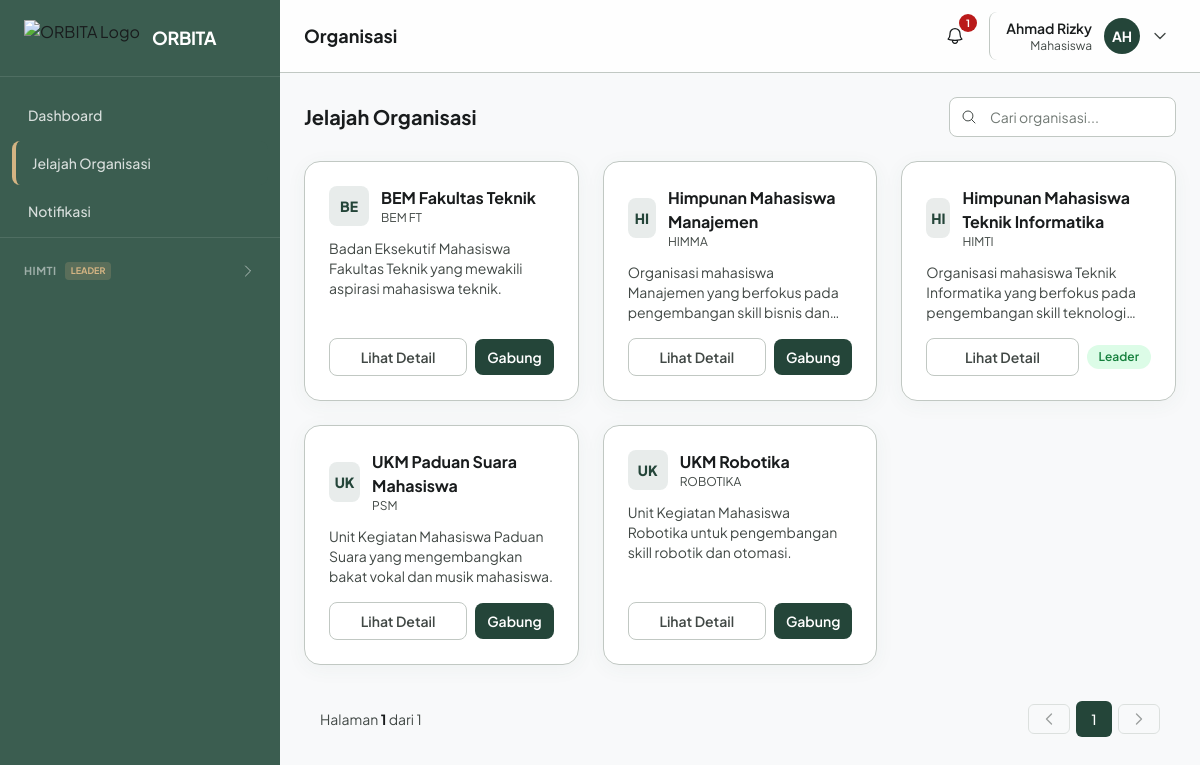
The page /pages/organisasi/index.php (signed in) on the database its author committed.
### tables this page shows
CREATE TABLE user_organisasi (
    id INT AUTO_INCREMENT PRIMARY KEY,
    user_id INT NOT NULL,
    organisasi_id INT NOT NULL,
    role ENUM('leader', 'staff', 'member') DEFAULT 'member',
    status ENUM('aktif', 'nonaktif', 'alumni') DEFAULT 'aktif',
    created_at DATETIME DEFAULT CURRENT_TIMESTAMP,
    FOREIGN KEY (user_id) REFERENCES users(id) ON DELETE CASCADE,
    FOREIGN KEY (organisasi_id) REFERENCES organisasi(id) ON DELETE CASCADE,
    UNIQUE KEY unique_user_org (user_id, organisasi_id)
);

CREATE TABLE organisasi (
    id INT AUTO_INCREMENT PRIMARY KEY,
    nama VARCHAR(150) NOT NULL,
    singkatan VARCHAR(20),
    deskripsi TEXT,
    visi TEXT,
    misi TEXT,
    logo VARCHAR(255),
    ketua_id INT DEFAULT NULL,
    status ENUM('aktif', 'nonaktif') DEFAULT 'aktif',
    deleted_at DATETIME DEFAULT NULL,
    created_at DATETIME DEFAULT CURRENT_TIMESTAMP,
    updated_at DATETIME DEFAULT CURRENT_TIMESTAMP ON UPDATE CURRENT_TIMESTAMP,
    FOREIGN KEY (ketua_id) REFERENCES users(id) ON DELETE SET NULL
);

### pages/organisasi/index.php (the view, shortened to what this page needs)
<?php
require_once __DIR__ . '/../../includes/functions.php';
$current_page = 'organisasi';
$pdo = db();
$user_id = (int) $_SESSION['user_id'];
$search = trim($_GET['search'] ?? '');
$show_arsip = is_super_admin() && isset($_GET['arsip']);
$pageNum = max(1, (int) ($_GET['page'] ?? 1));
$perPage = 10;
if (is_super_admin()) {
    $sql = "SELECT o.*, (SELECT u.id FROM user_organisasi uo JOIN users u ON uo.user_id=u.id WHERE uo.organisasi_id=o.id AND uo.role='leader' AND uo.status='aktif' LIMIT 1) AS leader_id, (SELECT u.nama FROM user_organisasi uo JOIN users u ON uo.user_id=u.id WHERE uo.organisasi_id=o.id AND uo.role='leader' AND uo.status='aktif' LIMIT 1) AS leader_nama
            FROM organisasi o WHERE o.deleted_at IS " . ($show_arsip ? 'NOT NULL' : 'NULL');
    $countSql = "SELECT COUNT(*) FROM organisasi o WHERE o.deleted_at IS " . ($show_arsip ? 'NOT NULL' : 'NULL');
    $params = [];
    if ($search !== '') { $sql .= " AND (o.nama LIKE ? OR o.singkatan LIKE ?)"; $countSql .= " AND (o.nama LIKE ? OR o.singkatan LIKE ?)"; $params[] = "%$search%"; $params[] = "%$search%"; }
    $sql .= " ORDER BY o.created_at DESC";
    $result = fetchPaginated($pdo, $sql, $params, $pageNum, $perPage, $countSql);
    $list = $result['list'];
    $p = $result['p'];
} else {
    $sql = "SELECT o.* FROM organisasi o WHERE o.status='aktif' AND o.deleted_at IS NULL";
    $params = [];
    $sql .= " ORDER BY o.nama";
    $result = fetchPaginated($pdo, $sql, $params, $pageNum, $perPage);
    $list = $result['list'];
    $p = $result['p'];
    $mine = $pdo->prepare("SELECT organisasi_id, role FROM user_organisasi WHERE user_id=? AND status='aktif'");
    $mine->execute([$user_id]);
    $my_roles = [];
    foreach ($mine->fetchAll() as $r) { $my_roles[(int)$r['organisasi_id']] = $r['role']; }
    $my_pending = [];
}
?>
<?php require __DIR__ . '/../../components/head.php'; ?>
<?php require __DIR__ . '/../../components/sidebar.php'; ?>
<?php require __DIR__ . '/../../components/navbar.php'; ?>
<main class="p-6 lg:ml-[280px]">
    <div class="max-w-6xl mx-auto space-y-6">
    <?php if (is_super_admin()): ?>
        <div class="flex items-center justify-between gap-4">
            <div class="relative flex-1 max-w-md">
                <div class="absolute inset-y-0 left-0 pl-3 flex items-center pointer-events-none">
                    <svg class="w-4 h-4 text-on-surface-variant" fill="none" stroke="currentColor" stroke-width="1.5" viewBox="0 0 24 24"><path stroke-linecap="round" stroke-linejoin="round" d="M21 21l-5.197-5.197m0 0A7.5 7.5 0 105.196 5.196a7.5 7.5 0 0010.607 10.607z"/></svg>
                </div>
                <form method="GET" action="" class="w-full">
                    <input type="text" name="search" value="<?= e($search) ?>" class="form-input !h-10 !pl-10 !text-sm w-full" placeholder="Cari organisasi..." autocomplete="off" data-live-search data-target="#org-table-body">
                </form>
            </div>
            <button onclick="openOrganisasiModal()" type="button" class="btn-primary !w-10 !h-10 !p-0 !rounded-full flex items-center justify-center" title="Tambah organisasi">
                <svg class="w-5 h-5" fill="none" stroke="currentColor" stroke-width="2" viewBox="0 0 24 24"><path stroke-linecap="round" stroke-linejoin="round" d="M12 4.5v15m7.5-7.5h-15"/></svg>
            </button>
        </div>
        <div class="bg-white rounded-2xl border border-outline-variant shadow-card overflow-hidden">
            <div class="px-6 py-4 border-b border-outline-variant">
                <h3 class="font-bold text-on-surface">Daftar Organisasi</h3>
            </div>
            <div class="overflow-x-auto">
                <table class="w-full data-table">
                    <thead><tr><th>Nama</th><th>Singkatan</th><th>Leader</th><th>Status</th><th>Dibuat</th><th class="text-right">Aksi</th></tr></thead>
                    <tbody id="org-table-body">
                        <?php include __DIR__ . '/../../components/tables/organisasi.php'; ?>
                    </tbody>
                </table>
            </div>
        </div>
    <?php else: ?>
        <div class="flex items-center justify-between gap-3">
            <h2 class="text-xl font-bold text-on-surface">Jelajah Organisasi</h2>
            <div class="relative max-w-xs">
                <div class="absolute inset-y-0 left-0 pl-3 flex items-center pointer-events-none">
                </div>
                <form method="GET" action="" class="w-full">
                    <input type="text" name="search" value="<?= e($search) ?>" class="form-input !h-10 !pl-10 !text-sm w-full" placeholder="Cari organisasi..." autocomplete="off" data-live-search>
                </form>
            </div>
        </div>
        <div class="grid grid-cols-1 sm:grid-cols-2 lg:grid-cols-3 gap-6">
            <?php foreach ($list as $row):
                $oid = (int) $row['id'];
                $role_here = $my_roles[$oid] ?? null;
                $pending_status = $my_pending[$oid] ?? null;
            ?>
            <div class="bg-white rounded-2xl border border-outline-variant shadow-card card-hover p-6 flex flex-col">
                <div class="flex items-center gap-3 mb-3">
                    <div class="w-10 h-10 rounded-lg bg-primary/10 text-primary flex items-center justify-center font-extrabold text-sm"><?= e(strtoupper(substr($row['nama'],0,2))) ?></div>
                    <div>
                        <h4 class="font-bold text-on-surface"><?= e($row['nama']) ?></h4>
                        <p class="text-xs text-on-surface-variant"><?= e($row['singkatan'] ?? '') ?></p>
                    </div>
                </div>
                <p class="text-sm text-on-surface-variant line-clamp-3 flex-1"><?= e($row['deskripsi'] ?: 'Tidak ada deskripsi.') ?></p>
                <div class="mt-4 flex items-center gap-2">
                    <a href="<?= url('organisasi/' . $oid) ?>" class="flex-1 text-center px-3 py-2 rounded-lg border border-outline-variant text-on-surface-variant text-sm font-semibold hover:bg-surface-low">Lihat Detail</a>
                    <?php if ($role_here): ?>
                        <span class="badge bg-green-100 text-green-700 text-xs"><?= e(org_role_label($role_here)) ?></span>
                    <?php elseif ($pending_status): ?>
                        <span class="badge bg-yellow-100 text-yellow-700 text-xs"><?= e(ucfirst($pending_status)) ?></span>
                    <?php else: ?>
                        <button type="button" onclick='openJoin(<?= $oid ?>, <?= json_encode($row['nama']) ?>)' class="btn-primary !h-auto !py-2 !px-3 !text-sm">Gabung</button>
                    <?php endif; ?>
                </div>
            </div>
            <?php endforeach; ?>
        </div>
        <?php if (!empty($list)): ?><div class="mt-2"><?= renderPagination($p) ?></div><?php endif; ?>
    <?php endif; ?>
    </div>
</main>
<?php require __DIR__ . '/../../components/footer.php'; ?>

### components/sidebar.php (shortened to what this page needs)
<?php
$role = $_SESSION['role'] ?? '';
$current = $current_page ?? '';
$current_org_id = (int) ($current_org_id ?? ($_GET['org_id'] ?? 0));
function makeMenu(array $items): string {
    $html = '';
    foreach ($items as $item) {
        $isActive = (!empty($item['active'])) ? 'sidebar-active' : 'hover:bg-white/10';
        $html .= '<a href="' . $item['url'] . '" class="flex items-center gap-3 px-4 py-3 mx-3 rounded-lg text-white/80 transition-colors ' . $isActive . '">';
        $html .= $item['icon'];
        $html .= '<span class="text-sm font-medium">' . e($item['label']) . '</span></a>';
    }
    return $html;
}
$menus = [];
$org_groups = [];
if ($role === 'Super Admin') {
    $menus = [
        ['page'=>'dashboard','label'=>'Dashboard','url'=>url('dashboard'),'icon'=>$icn['dashboard'],'active'=>$current==='dashboard'],
        ['page'=>'organisasi','label'=>'Kelola Organisasi','url'=>url('organisasi'),'icon'=>$icn['org'],'active'=>$current==='organisasi'],
        ['page'=>'pengguna','label'=>'Kelola Pengguna','url'=>url('pengguna'),'icon'=>$icn['users'],'active'=>$current==='pengguna'],
        ['page'=>'pengumuman','label'=>'Pengumuman','url'=>url('pengumuman'),'icon'=>$icn['announce'],'active'=>$current==='pengumuman'],
        ['page'=>'laporan','label'=>'Laporan','url'=>url('laporan'),'icon'=>$icn['report'],'active'=>$current==='laporan'],
        ['page'=>'log','label'=>'Log Aktivitas','url'=>url('log'),'icon'=>$icn['inbox'],'active'=>$current==='log'],
    ];
} else {
    $menus = [
        ['page'=>'dashboard','label'=>'Dashboard','url'=>url('dashboard'),'icon'=>$icn['dashboard'],'active'=>$current==='dashboard'],
        ['page'=>'organisasi','label'=>'Jelajah Organisasi','url'=>url('organisasi'),'icon'=>$icn['org'],'active'=>$current==='organisasi'],
        ['page'=>'notifikasi','label'=>'Notifikasi','url'=>url('notifikasi'),'icon'=>$icn['bell'],'active'=>$current==='notifikasi'],
    ];
    foreach (my_organisasi((int)($_SESSION['user_id'] ?? 0)) as $o) {
        $oid = (int) $o['id'];
        $r = $o['my_role'];
        $items = [];
        if ($r === 'leader') {
            $items[] = ['label'=>'Kelola Organisasi','url'=>url('organisasi/'.$oid),'icon'=>$icn['org'],'active'=>$current==='org_detail' && $current_org_id===$oid];
        } else {
            $items[] = ['label'=>'Detail Organisasi','url'=>url('organisasi/'.$oid),'icon'=>$icn['org'],'active'=>$current==='org_detail' && $current_org_id===$oid];
        }
        $items[] = ['label'=>($r==='member'?'Lihat Member':'Manajemen Member'),'url'=>url('organisasi/'.$oid.'/member'),'icon'=>$icn['member'],'active'=>$current==='org_member' && $current_org_id===$oid];
        $items[] = ['label'=>($r==='member'?'Lihat Kegiatan':'Manajemen Kegiatan'),'url'=>url('organisasi/'.$oid.'/kegiatan'),'icon'=>$icn['kegiatan'],'active'=>$current==='org_kegiatan' && $current_org_id===$oid];
        $items[] = ['label'=>'Jadwal Kegiatan','url'=>url('organisasi/'.$oid.'/jadwal'),'icon'=>$icn['calendar'],'active'=>$current==='org_jadwal' && $current_org_id===$oid];
        $items[] = ['label'=>'Kartu Anggota','url'=>url('organisasi/'.$oid.'/kartu'),'icon'=>$icn['card'],'active'=>$current==='org_kartu' && $current_org_id===$oid];
        if (in_array($r, ['leader','staff'], true)) {
            $items[] = ['label'=>'Permintaan Bergabung','url'=>url('organisasi/'.$oid.'/permintaan'),'icon'=>$icn['inbox'],'active'=>$current==='org_permintaan' && $current_org_id===$oid];
        }
        $org_groups[] = ['id'=>$oid, 'name'=>$o['singkatan'] ?: $o['nama'], 'role'=>$r, 'items'=>$items];
    }
}
?>
<aside id="sidebar" class="fixed top-0 left-0 z-40 w-[280px] h-screen transition-transform -translate-x-full lg:translate-x-0 bg-primary-light">
    <div class="h-full flex flex-col">
        <div class="flex items-center gap-3 px-6 py-5 border-b border-white/10">
            <img src="<?= BASE_URL ?>/assets/images/orbita-logo.png" alt="ORBITA Logo" class="h-9 w-auto">
            <span class="text-white font-bold text-lg tracking-tight">ORBITA</span>
        </div>
        <nav class="flex-1 overflow-y-auto py-4 space-y-1">
            <?= makeMenu($menus) ?>
            <?php foreach ($org_groups as $group): ?>
            <?php $oid = (int) $group['id']; ?>
            <?php $isActiveGroup = false; foreach ($group['items'] as $item) { if (!empty($item['active'])) { $isActiveGroup = true; break; } } ?>
            <?php $collapsedClass = $isActiveGroup ? '' : 'collapsed'; ?>
            <div class="pt-4 mt-2 border-t border-white/10">
                <button type="button" onclick="toggleOrgSection(<?= $oid ?>)" class="w-full flex items-center justify-between px-6 py-2 text-white/80 hover:bg-white/10 transition-colors">
                    <div class="flex items-center gap-2">
                        <span class="text-[11px] font-bold uppercase tracking-wider text-white/50 truncate"><?= e($group['name']) ?></span>
                        <span class="text-[9px] font-bold uppercase px-1.5 py-0.5 rounded bg-accent/20 text-accent"><?= e(org_role_label($group['role'])) ?></span>
                    </div>
                    <svg id="org-chevron-<?= $oid ?>" class="org-section-chevron w-4 h-4 text-white/60 <?= $collapsedClass ?>" fill="none" stroke="currentColor" stroke-width="1.5" viewBox="0 0 24 24"><path stroke-linecap="round" stroke-linejoin="round" d="M19.5 8.25l-7.5 7.5-7.5-7.5"/></svg>
                </button>
            </div>
            <?php endforeach; ?>
        </nav>
    </div>
</aside>

### assets/css/custom.css (style rules this page uses)
#sidebar { transition: transform 0.3s ease; }
.org-section-chevron { transition: transform 0.3s ease; }
.org-section-chevron.collapsed { transform: rotate(-90deg); }
.card-hover { transition: box-shadow 0.2s ease, transform 0.2s ease; }
.badge { display: inline-flex; align-items: center; padding: 4px 12px; border-radius: 9999px; font-size: 12px; font-weight: 600; }
.form-input { height: 44px; border: 1px solid #c1c8c3; border-radius: 0.5rem; padding: 0 14px; font-size: 14px; transition: all 0.2s; width: 100%; background: white; }
.form-input::placeholder { color: #717974; }
.btn-primary { display: inline-flex; align-items: center; justify-content: center; gap: 8px; height: 44px; padding: 0 20px; background: #244539; color: white; border-radius: 0.5rem; font-weight: 600; font-size: 14px; transition: all 0.2s; }

### components/head.php (style rules this page uses)
body { font-family: 'Plus Jakarta Sans', sans-serif; background-color: #f8f9fa; }
.sidebar-active { background-color: #3B5D50; border-left: 4px solid #D4B483; }

### rows shown on the page
user_organisasi: organisasi.singkatan "HIMTI", role "LEADER"
organisasi: nama "BE", nama "BEM Fakultas Teknik", singkatan "BEM FT", deskripsi "Badan Eksekutif Mahasiswa Fakultas Teknik yang mewakili aspirasi mahasiswa teknik."
organisasi: nama "HI", nama "Himpunan Mahasiswa Manajemen", singkatan "HIMMA", deskripsi "Organisasi mahasiswa Manajemen yang berfokus pada pengembangan skill bisnis…"
organisasi: nama "HI", nama "Himpunan Mahasiswa Teknik Informatika", singkatan "HIMTI", deskripsi "Organisasi mahasiswa Teknik Informatika yang berfokus pada pengembangan skill…", id "Leader"
organisasi: nama "UK", nama "UKM Paduan Suara Mahasiswa", singkatan "PSM", deskripsi "Unit Kegiatan Mahasiswa Paduan Suara yang mengembangkan bakat vokal dan musik mahasiswa."
organisasi: nama "UK", nama "UKM Robotika", singkatan "ROBOTIKA", deskripsi "Unit Kegiatan Mahasiswa Robotika untuk pengembangan skill robotik dan otomasi."

### other values the page prints
$item['label'] "Dashboard"
$item['label'] "Jelajah Organisasi"
$item['label'] "Notifikasi"
$page_title "Organisasi"
min($unread_count, 99) "1"
$_SESSION['nama'] "Ahmad Rizky"
$_SESSION['role'] "Mahasiswa"
substr($_SESSION['nama'] ?? 'U', 0, 2) "AH"
$page "1"
$totalPages "1"
